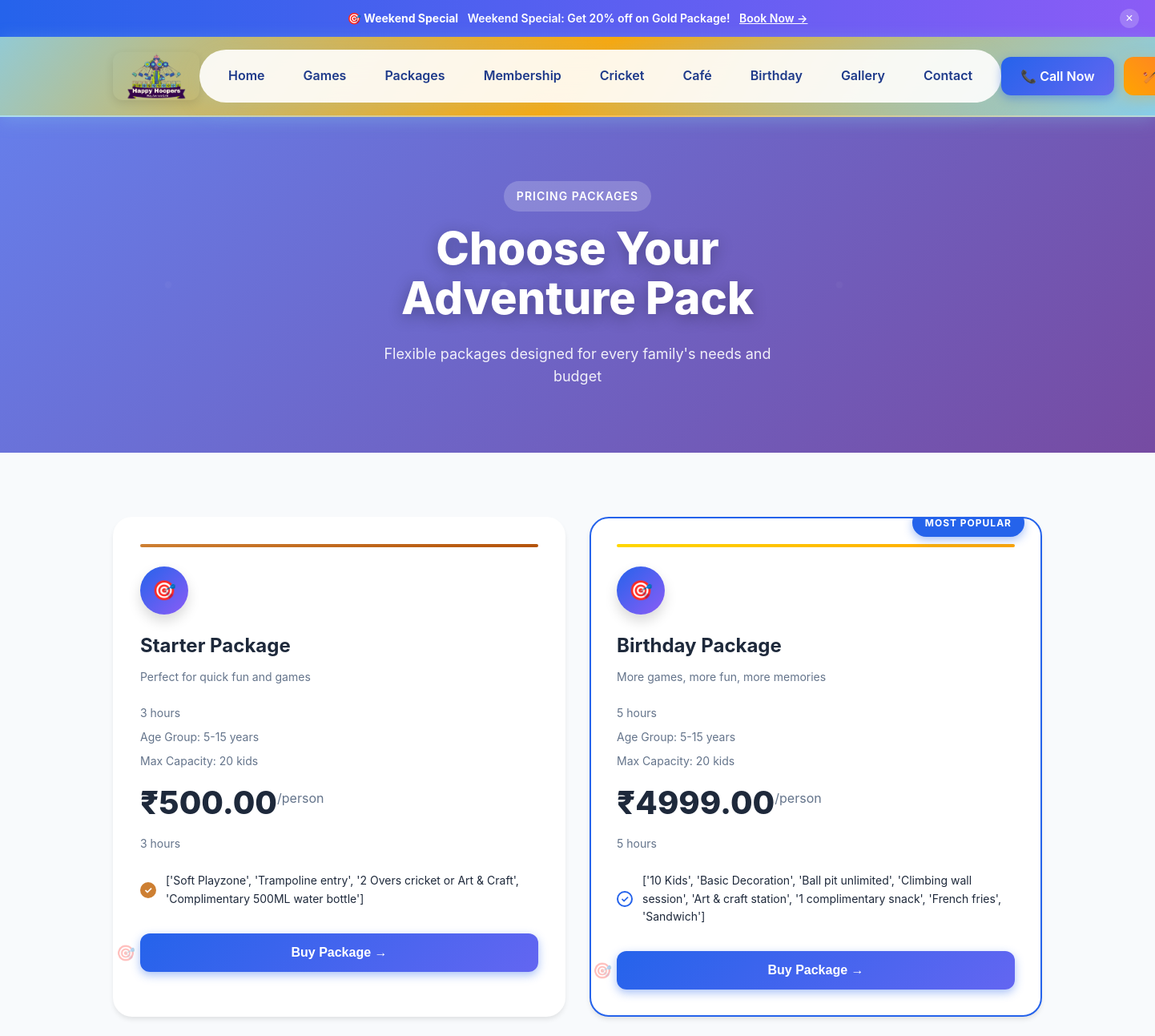
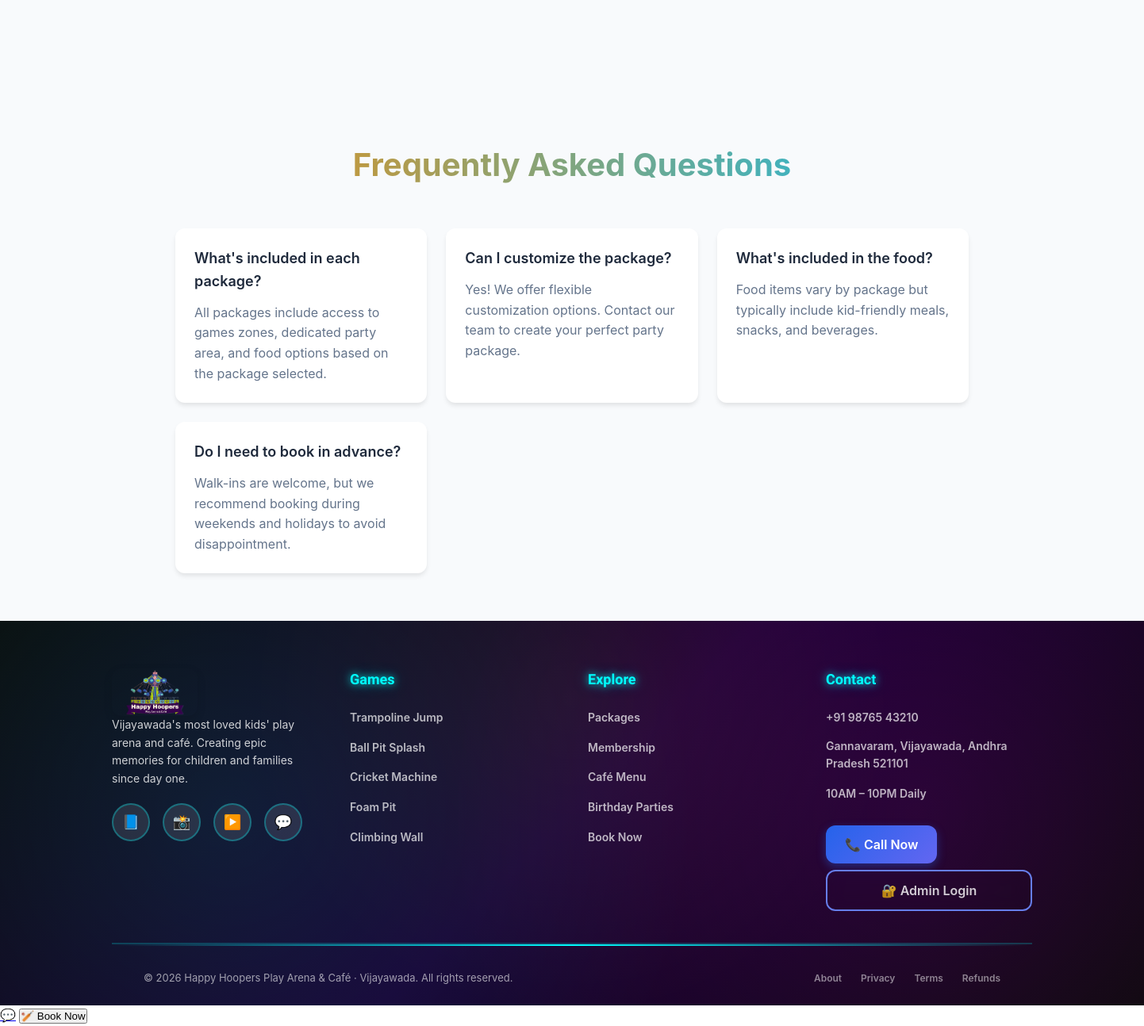
Page /packages/ on the committed database (2 pictures, top to bottom).
### arena/models.py (models this page shows, shortened)
class SiteSettings(models.Model):
    key = models.CharField(max_length=100, unique=True)
    value = models.TextField()
    description = models.TextField(blank=True, null=True)
    updated_at = models.DateTimeField(auto_now=True)
    class Meta:
        ordering = ['key']
        verbose_name = "Site Setting"
        verbose_name_plural = "Site Settings"

class Package(models.Model):
    name = models.CharField(max_length=50)
    tagline = models.TextField()
    price = models.DecimalField(max_digits=10, decimal_places=2)
    duration = models.CharField(max_length=50)  # e.g., "2 hours", "Full day"
    features = models.TextField(help_text="Enter features separated by new lines")
    color_scheme = models.CharField(max_length=20, choices=[
        ('bronze', 'Bronze'),
        ('silver', 'Silver'),
        ('gold', 'Gold'),
    ])
    is_featured = models.BooleanField(default=False)
    order = models.PositiveIntegerField(default=0)
    is_active = models.BooleanField(default=True)
    class Meta:
        ordering = ['order', 'price']
    def get_features_list(self):
        if self.features:
            return [feature.strip() for feature in self.features.split('\n') if feature.strip()]
        return []

### arena/views.py (the view)
# urls.py: path('packages/', views.packages, name='packages'),
def packages(request):
    packages = Package.objects.filter(is_active=True).order_by('price')
    context = {
        'packages': packages,
        'site_settings': get_site_settings(),
    }
    return render(request, 'arena/packages_clean.html', context)

### arena/views.py (called while the page is built)
def get_site_settings():
    settings_dict = {}
    settings_obj = SiteSettings.objects.all()
    for setting in settings_obj:
        settings_dict[setting.key] = setting.value
    return settings_dict

### arena/templates/arena/packages_clean.html (shortened to what this page needs)
{% extends 'arena/base.html' %}
{% load static %}
{% block content %}
<section class="packages-hero">
  <div class="container">
    <div class="packages-hero-content">
      <div class="packages-hero-eyebrow">Pricing Packages</div>
      <h1 class="packages-hero-title">Choose Your<br>Adventure Pack</h1>
      <p class="packages-hero-desc">Flexible packages designed for every family's needs and budget</p>
    </div>
  </div>
</section>
<section class="packages-section">
  <div class="container">
    <div class="packages-grid">
      {% for package in packages %}
      <div class="pkg-card reveal {% if package.is_featured %}featured{% endif %}" data-delay="{{ forloop.counter0|floatformat:1 }}">
        {% if package.is_featured %}<div class="pkg-best">MOST POPULAR</div>{% endif %}
        <div class="pkg-bar pkg-bar-{{ package.color_scheme|default:'bronze' }}"></div>
        <div class="pkg-icon">🎯</div>
        <h3 class="pkg-name">{{ package.name }}</h3>
        <p class="pkg-tagline">{{ package.tagline }}</p>
        <div class="pkg-duration">{{ package.duration }}</div>
        <div class="pkg-age-group">Age Group: 5-15 years</div>
        <div class="pkg-capacity">Max Capacity: 20 kids</div>
        <div class="pkg-price">₹{{ package.price }}<sup>/person</sup></div>
        <p class="pkg-per">{{ package.duration }}</p>
        <ul class="pkg-features">
          {% for feature in package.get_features_list %}
          <li><span class="pkg-check {% if package.is_featured %}pkg-check-white{% else %}pkg-check-{{ package.color_scheme|default:'bronze' }}{% endif %}">✓</span> {{ feature }}</li>
          {% endfor %}
        </ul>
        <div class="pkg-btn-wrapper">
          <button class="btn btn-blue btn-full buy-package-btn"
                  data-package-id="{{ package.id }}"
                  data-package-name="{{ package.name }}"
                  data-package-price="{{ package.price }}"
                  data-package-color="{{ package.color_scheme|default:'bronze' }}">
            Buy Package →
          </button>
        </div>
      </div>
      {% empty %}
      <div class="no-packages">
        <h3>No packages available</h3>
        <p>Please check back later for our amazing packages!</p>
      </div>
      {% endfor %}
    </div>
  </div>
</section>
<section class="faq-section">
  <div class="container">
    <h2 class="section-title" style="background: linear-gradient(90deg, #ff8c00, #00bfff); -webkit-background-clip: text; -webkit-text-fill-color: transparent;">Frequently Asked Questions</h2>
    <div class="faq-grid">
      <div class="faq-item">
        <h4>What's included in each package?</h4>
        <p>All packages include access to games zones, dedicated party area, and food options based on the package selected.</p>
      </div>
      <div class="faq-item">
        <h4>Can I customize the package?</h4>
        <p>Yes! We offer flexible customization options. Contact our team to create your perfect party package.</p>
      </div>
      <div class="faq-item">
        <h4>What's included in the food?</h4>
        <p>Food items vary by package but typically include kid-friendly meals, snacks, and beverages.</p>
      </div>
      <div class="faq-item">
        <h4>Do I need to book in advance?</h4>
        <p>Walk-ins are welcome, but we recommend booking during weekends and holidays to avoid disappointment.</p>
      </div>
    </div>
  </div>
</section>
{% endblock %}

### arena/templates/arena/base.html (shortened to what this page needs)
{% load static %}
<!DOCTYPE html>
<html lang="en">
<head>
</head>
<body>
{% if site_settings.announcement_text %}
<div class="announce-bar">
  <strong>{{ site_settings.announcement_label|default:"🎯 Now Open" }}</strong> {{ site_settings.announcement_text }}
  {% if site_settings.announcement_link %}<a href="{{ site_settings.announcement_link }}">Book Now →</a>{% endif %}
  <button class="announce-close" onclick="this.parentElement.style.display='none'">×</button>
</div>
{% endif %}
<header class="site-header" id="site-header">
  <div class="container">
    <div class="header-left">
      <div class="logo">
        <img src="{% static 'images/logo.png' %}" alt="Happy Hoopers" class="logo-image">
      </div>
    </div>
    <nav class="nav-links" id="nav-links">
      <a href="{% url 'arena:home' %}" class="nav-link">Home</a>
      <a href="{% url 'arena:games' %}" class="nav-link">Games</a>
      <a href="{% url 'arena:packages' %}" class="nav-link">Packages</a>
      <a href="{% url 'arena:membership' %}" class="nav-link">Membership</a>
      <a href="{% url 'arena:cricket_booking' %}" class="nav-link">Cricket</a>
      <a href="{% url 'arena:cafe' %}" class="nav-link">Café</a>
      <a href="{% url 'arena:birthday' %}" class="nav-link">Birthday</a>
      <a href="{% url 'arena:gallery' %}" class="nav-link">Gallery</a>
      <a href="{% url 'arena:contact' %}" class="nav-link">Contact</a>
    </nav>
    <div class="header-btns">
      <a href="tel:{{ site_settings.phone_number|default:'+919876543210' }}" class="btn btn-blue">📞 Call Now</a>
      <a href="{% url 'arena:cricket_booking' %}" class="btn btn-amber">🏏 Book Now</a>
    </div>
  </div>
</header>
<main>
{% block content %}
{% endblock %}
</main>
<footer class="footer">
  <div class="container">
    <div class="footer-grid">
      <div>
        <div class="logo">
          <img src="{% static 'images/logo.png' %}" alt="Happy Hoopers" class="logo-image">
        </div>
        <p class="footer-desc">{{ site_settings.footer_description|default:"Vijayawada's most loved kids' play arena and café. Creating epic memories for children and families since day one." }}</p>
        <div class="footer-social">
          <div class="social-btn" data-url="{{ site_settings.facebook_url|default:'#' }}" data-target="_blank">📘</div>
          <div class="social-btn" data-url="{{ site_settings.instagram_url|default:'#' }}" data-target="_blank">📸</div>
          <div class="social-btn" data-url="{{ site_settings.youtube_url|default:'#' }}" data-target="_blank">▶️</div>
          <div class="social-btn" data-url="https://wa.me/{{ site_settings.whatsapp_number|default:'919876543210' }}" data-target="_blank">💬</div>
        </div>
      </div>
      <div>
        <h4>Games</h4>
        <ul class="footer-links">
          <li><a href="{% url 'arena:games' %}">Trampoline Jump</a></li>
          <li><a href="{% url 'arena:games' %}">Ball Pit Splash</a></li>
          <li><a href="{% url 'arena:cricket_booking' %}">Cricket Machine</a></li>
          <li><a href="{% url 'arena:games' %}">Foam Pit</a></li>
          <li><a href="{% url 'arena:games' %}">Climbing Wall</a></li>
        </ul>
      </div>
      <div>
        <h4>Explore</h4>
        <ul class="footer-links">
          <li><a href="{% url 'arena:packages' %}">Packages</a></li>
          <li><a href="{% url 'arena:membership' %}">Membership</a></li>
          <li><a href="{% url 'arena:cafe' %}">Café Menu</a></li>
          <li><a href="{% url 'arena:birthday' %}">Birthday Parties</a></li>
          <li><a href="{% url 'arena:cricket_booking' %}">Book Now</a></li>
        </ul>
      </div>
      <div>
        <h4>Contact</h4>
        <ul class="footer-links">
          <li><a href="tel:{{ site_settings.phone_number|default:'+919876543210' }}">{{ site_settings.phone_number|default:'+91 98765 43210' }}</a></li>
          <li><a>{{ site_settings.address|default:'Gannavaram, Vijayawada' }}</a></li>
          <li><a>{{ site_settings.hours|default:'10AM – 10PM Daily' }}</a></li>
        </ul>
        <a href="tel:{{ site_settings.phone_number|default:'+919876543210' }}" class="btn btn-blue btn-sm" style="margin-top:16px">📞 Call Now</a>
        <a href="{% url 'arena:admin_login' %}" class="btn btn-outline btn-sm admin-login-btn">
          🔐 Admin Login
        </a>
      </div>
    </div>
    <div class="footer-bottom">
      <p>© {% now "Y" %} Happy Hoopers Play Arena & Café · Vijayawada. All rights reserved.</p>
      <div class="footer-bottom-links">
        <a href="{% url 'arena:about' %}">About</a>
        <a href="#">Privacy</a>
        <a href="#">Terms</a>
        <a href="#">Refunds</a>
      </div>
    </div>
  </div>
</footer>
<a href="https://wa.me/{{ site_settings.whatsapp_number|default:'919876543210' }}" class="whatsapp-float" target="_blank">💬</a>
<button class="book-float" data-url="{% url 'arena:cricket_booking' %}">🏏 Book Now</button>
</body>
</html>

### rows in the picture
SiteSettings: announcement_label "🎯 Weekend Special"
SiteSettings: announcement_text "Weekend Special: Get 20% off on Gold Package!"
Package: name "Starter Package", tagline "Perfect for quick fun and games", duration "3 hours", price "500.00", get_features_list "['Soft Playzone', 'Trampoline entry', '2 Overs cricket or Art & Craft', 'Complimentary 500ML water bottle']"
Package: is_featured "MOST POPULAR", name "Birthday Package", tagline "More games, more fun, more memories", duration "5 hours", price "4999.00", get_features_list "['10 Kids', 'Basic Decoration', 'Ball pit unlimited', 'Climbing wall session', 'Art & craft station', '1 complimentary snack', 'French fries', 'Sandwich']"
SiteSettings: footer_description "Vijayawada's most loved kids' play arena and café. Creating epic memories for children and families since day one."
SiteSettings: phone_number "+91 98765 43210"
SiteSettings: address "Gannavaram, Vijayawada, Andhra Pradesh 521101"
SiteSettings: hours "10AM – 10PM Daily"
